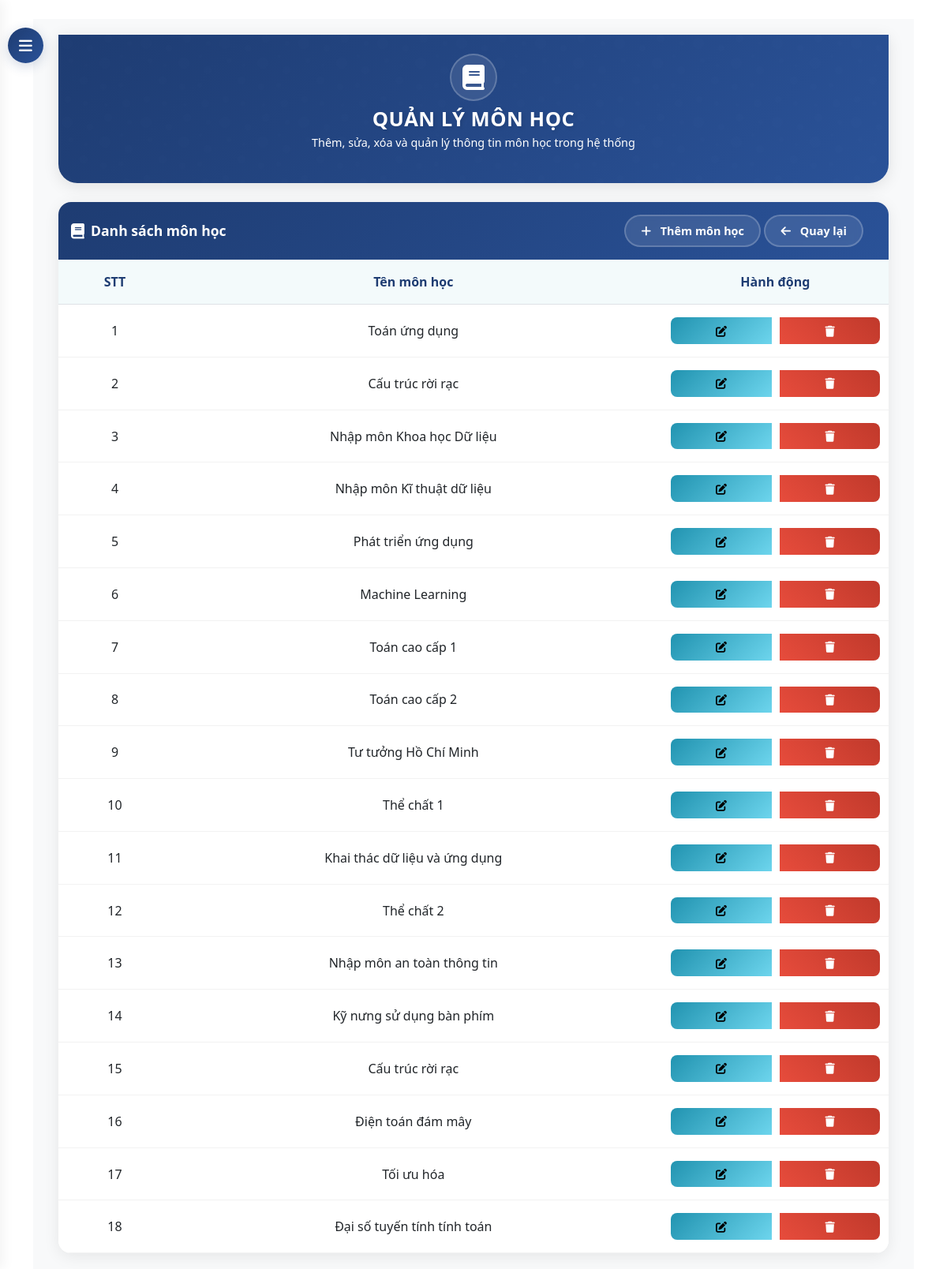
/dashboard/subjects/ (signed in), run on the app's committed database.
### core/models.py (models this page shows, shortened)
class Subject(models.Model):
    name = models.CharField(max_length=100)

### core/views.py (the view)
# urls.py: path('dashboard/subjects/', views.subject_list, name='subject_list'),
@login_required
@user_passes_test(is_admin)
def subject_list(request):
    subjects = Subject.objects.all()
    return render(request, 'core/admin/subject_list.html', {'subjects': subjects})

### core/views.py (called while the page is built)
def is_admin(user):
    return user.is_superuser

### templates/core/admin/subject_list.html (shortened to what this page needs)
{% extends 'base.html' %}
{% block content %}
<button id="sidebarCollapse">
    <i class="fas fa-bars"></i>
</button>
<div id="content">
    <div class="container-fluid">
        <div class="hero-section">
            <div class="container">
                <div class="row justify-content-center text-center">
                    <div class="col-md-8">
                        <div class="hero-icon">
                            <i class="fas fa-book"></i>
                        </div>
                        <h1 class="hero-title">QUẢN LÝ MÔN HỌC</h1>
                        <p class="hero-subtitle">Thêm, sửa, xóa và quản lý thông tin môn học trong hệ thống</p>
                    </div>
                </div>
            </div>
        </div>
        <div class="subject-card">
            <div class="card-header d-flex justify-content-between align-items-center">
                <div class="d-flex align-items-center">
                    <h4 class="mb-0">
                        <i class="fas fa-book"></i>
                        Danh sách môn học
                    </h4>
                </div>
                <div>
                    <a href="{% url 'subject_create' %}" class="btn btn-add">
                        <i class="fas fa-plus"></i>
                        Thêm môn học
                    </a>
                    <a href="{% url 'admin_dashboard' %}" class="btn btn-back">
                        <i class="fas fa-arrow-left"></i>
                        Quay lại
                    </a>
                </div>
            </div>
            <div class="card-body">
                {% if subjects %}
                <div class="table-responsive">
                    <table class="table">
                        <thead>
                            <tr>
                                <th>STT</th>
                                <th>Tên môn học</th>
                                <th>Hành động</th>
                            </tr>
                        </thead>
                        <tbody>
                            {% for subject in subjects %}
                            <tr>
                                <td>{{ forloop.counter }}</td>
                                <td>{{ subject.name }}</td>
                                <td>
                                    <div class="btn-group">
                                        <a href="{% url 'subject_edit' subject.id %}" class="btn btn-info btn-sm">
                                            <i class="fas fa-edit"></i>
                                        </a>
                                        <button class="btn btn-danger btn-sm" onclick="openModal('{{ subject.id }}', '{{ subject.name }}')">
                                            <i class="fas fa-trash"></i>
                                        </button>
                                    </div>
                                </td>
                            </tr>
                            {% endfor %}
                        </tbody>
                    </table>
                </div>
                {% else %}
                <div class="alert alert-info">
                    <i class="fas fa-info-circle me-2"></i> Chưa có môn học nào trong hệ thống.
                </div>
                {% endif %}
            </div>
        </div>
    </div>
</div>
{% endblock %}

### templates/base.html (style rules this page uses)
:root { --navbar-bg: #0d47a1; --navbar-hover: rgba(255, 255, 255, 0.1); }

### templates/core/admin/subject_list.html (style rules this page uses)
:root { --primary-gradient: linear-gradient(135deg, #1e3c72 0%, #2a5298 100%); --secondary-gradient: linear-gradient(135deg, #2193b0 0%, #6dd5ed 100%); --accent-gradient: linear-gradient(45deg, #ff6b6b, #ff8e8e); --success-gradient: linear-gradient(45deg, #2ecc71, #27ae60); --primary-color: #1e3c72; --text-light: rgba(255, 255, 255, 0.8); }
#sidebarCollapse { position: fixed; top: 35px; left: 10px; z-index: 999; border: none; background: var(--primary-gradient); color: white; padding: 12px 15px; border-radius: 50%; cursor: pointer; transition: all 0.3s; box-shadow: 0 4px 15px rgba(30, 60, 114, 0.2); width: 45px; height: 45px; display: flex; align-items: center; justify-content: center; }
#sidebarCollapse i { font-size: 1.2rem; transition: transform 0.3s ease; }
#content { transition: all 0.3s cubic-bezier(0.4, 0, 0.2, 1); margin-left: 0; padding: 20px; background: #f8f9fa; min-height: 100vh; }
.hero-section { background: var(--primary-gradient); color: white; padding: 1.5rem 0; margin-bottom: 1.5rem; border-radius: 0 0 1.5rem 1.5rem; box-shadow: 0 4px 20px rgba(0,0,0,0.1); position: relative; overflow: hidden; }
.hero-section::before { content: ''; position: absolute; top: 0; left: 0; right: 0; bottom: 0; opacity: 0.1; animation: slide 20s linear infinite; }
.hero-icon { font-size: 2rem; margin-bottom: 0.5rem; animation: float 3s ease-in-out infinite; background: rgba(255, 255, 255, 0.1); width: 60px; height: 60px; display: flex; align-items: center; justify-content: center; border-radius: 50%; margin: 0 auto 0.5rem; backdrop-filter: blur(5px); border: 2px solid rgba(255, 255, 255, 0.2); }
.hero-title { font-size: 1.6rem; font-weight: 700; margin-bottom: 0.2rem; text-shadow: 2px 2px 4px rgba(0,0,0,0.1); animation: fadeInUp 1s ease-out; letter-spacing: 0.5px; }
.hero-subtitle { font-size: 0.9rem; opacity: 0; animation: fadeInUp 1s ease-out forwards; animation-delay: 0.3s; font-weight: 300; }
.subject-card { background: white; border-radius: 1rem; box-shadow: 0 4px 20px rgba(0,0,0,0.08); overflow: hidden; transition: all 0.4s cubic-bezier(0.4, 0, 0.2, 1); animation: fadeInUp 1s ease-out forwards; }
.card-header { background: var(--primary-gradient) !important; border: none; padding: 1rem; }
.card-header h4 { color: white; font-weight: 600; display: flex; align-items: center; font-size: 1.1rem; margin: 0; }
.card-header h4 i { margin-right: 0.5rem; font-size: 1.1em; }
.btn-add { background: rgba(255, 255, 255, 0.1); border: 2px solid rgba(255, 255, 255, 0.2); color: white; border-radius: 2rem; padding: 0.5rem 1.2rem; font-weight: 600; transition: all 0.4s ease; backdrop-filter: blur(5px); font-size: 0.9rem; }
.btn-add i { margin-right: 0.5rem; }
.btn-back { background: rgba(255, 255, 255, 0.1); border: 2px solid rgba(255, 255, 255, 0.2); color: white; border-radius: 2rem; padding: 0.5rem 1.2rem; font-weight: 600; transition: all 0.4s ease; backdrop-filter: blur(5px); font-size: 0.9rem; margin-right: 1rem; }
.btn-back i { margin-right: 0.5rem; }
.table { margin: 0; width: 100%; border-collapse: separate; border-spacing: 0; }
.table th { border-top: none; color: #1e3c72; font-weight: 600; padding: 1rem 0.5rem; background: rgba(33, 147, 176, 0.05); text-align: center; vertical-align: middle; white-space: nowrap; }
.table td { padding: 1rem 0.5rem; vertical-align: middle; border-color: rgba(0,0,0,0.05); text-align: center; white-space: nowrap; }
.table td, .table th { display: table-cell; text-align: center; vertical-align: middle; }
.table td > div, .table th > div { display: flex; align-items: center; justify-content: center; width: 100%; height: 100%; }
.table-responsive { width: 100%; margin: 0 auto; max-width: 1200px; }
.btn-group { display: flex; justify-content: center; gap: 0.5rem; }
.table td:first-child, .table th:first-child { padding-left: 1rem; }
.btn-group .btn { padding: 0.4rem 0.8rem; border-radius: 0.5rem; margin: 0 0.2rem; transition: all 0.3s ease; }
.btn-info { background: var(--secondary-gradient); border: none; }
.btn-danger { background: linear-gradient(45deg, #e74c3c, #c0392b); border: none; }

### data on the page
Subject: name "Toán ứng dụng"
Subject: name "Cấu trúc rời rạc"
Subject: name "Nhập môn Khoa học Dữ liệu"
Subject: name "Nhập môn Kĩ thuật dữ liệu"
Subject: name "Phát triển ứng dụng"
Subject: name "Machine Learning"
Subject: name "Toán cao cấp 1"
Subject: name "Toán cao cấp 2"
Subject: name "Tư tưởng Hồ Chí Minh"
Subject: name "Thể chất 1"
Subject: name "Khai thác dữ liệu và ứng dụng"
Subject: name "Thể chất 2"
Subject: name "Nhập môn an toàn thông tin"
Subject: name "Kỹ nưng sử dụng bàn phím"
Subject: name "Cấu trúc rời rạc"
Subject: name "Điện toán đám mây"
Subject: name "Tối ưu hóa"
Subject: name "Đại số tuyến tính tính toán"
